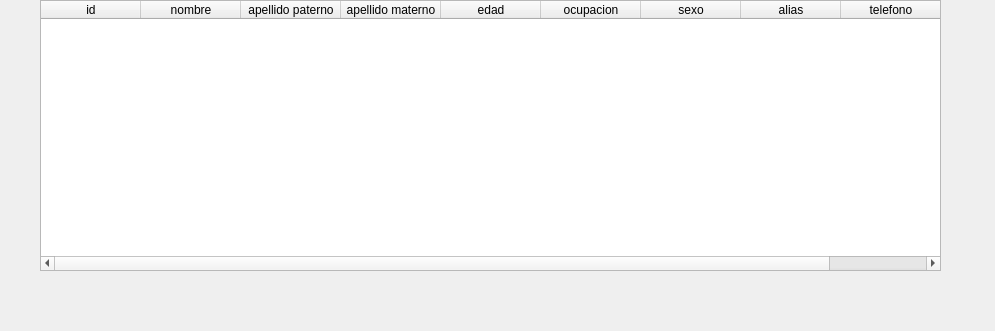
<?xml version="1.0" encoding="UTF-8"?>
<ui version="4.0">
 <class>Dialog</class>
 <widget class="QDialog" name="Dialog">
  <property name="geometry">
   <rect>
    <x>0</x>
    <y>0</y>
    <width>995</width>
    <height>331</height>
   </rect>
  </property>
  <property name="windowTitle">
   <string>Dialog</string>
  </property>
  <widget class="QTableWidget" name="tableWidget">
   <property name="geometry">
    <rect>
     <x>40</x>
     <y>0</y>
     <width>901</width>
     <height>271</height>
    </rect>
   </property>
   <column>
    <property name="text">
     <string>id</string>
    </property>
   </column>
   <column>
    <property name="text">
     <string>nombre</string>
    </property>
   </column>
   <column>
    <property name="text">
     <string>apellido paterno</string>
    </property>
   </column>
   <column>
    <property name="text">
     <string>apellido materno</string>
    </property>
   </column>
   <column>
    <property name="text">
     <string>edad</string>
    </property>
   </column>
   <column>
    <property name="text">
     <string>ocupacion</string>
    </property>
   </column>
   <column>
    <property name="text">
     <string>sexo</string>
    </property>
   </column>
   <column>
    <property name="text">
     <string>alias</string>
    </property>
   </column>
   <column>
    <property name="text">
     <string>telefono</string>
    </property>
   </column>
  </widget>
 </widget>
 <resources/>
 <connections/>
</ui>
